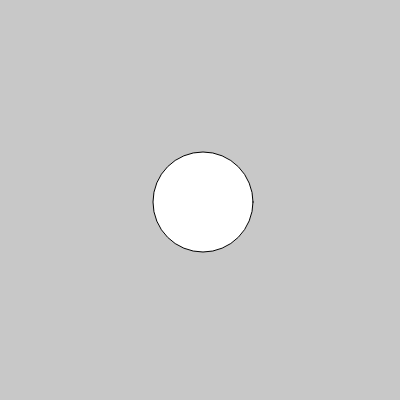
Frame 1 (no input)
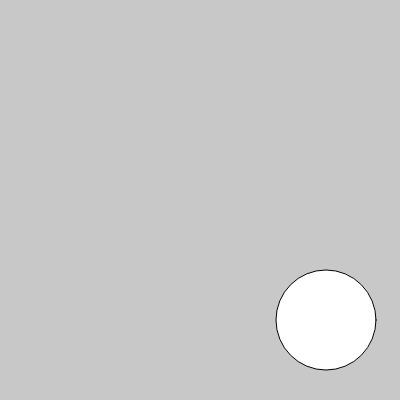
Frame 60 (no input)
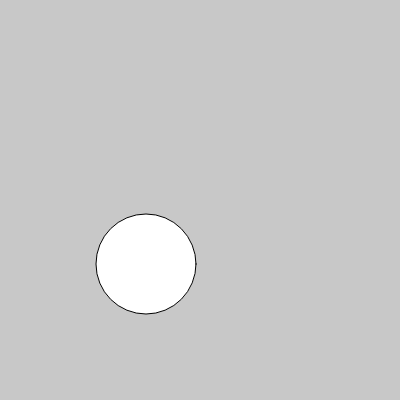
Frame 120 (the mouse pressed at the canvas centre since frame 60)

The p5.js sketch that drew these frames (run headless with seeded random() and noise() and a simulated clock; from frame 60 on, the mouse is pressed at the canvas centre):

// p5.js sketch
// ── sketch.js
let x = 200;
let y = 200;
let xSpeed = 3;
let ySpeed = 2;

function setup() {
  createCanvas(400, 400);
}

function draw() {
  background(200);
  x += xSpeed;
  y += ySpeed;
  if (x > width - 50 || x < 50) {
    xSpeed *= -1;
  }
  if (y > height - 50 || y < 50) {
    ySpeed *= -1;
  }
  circle(x, y, 100);
}
